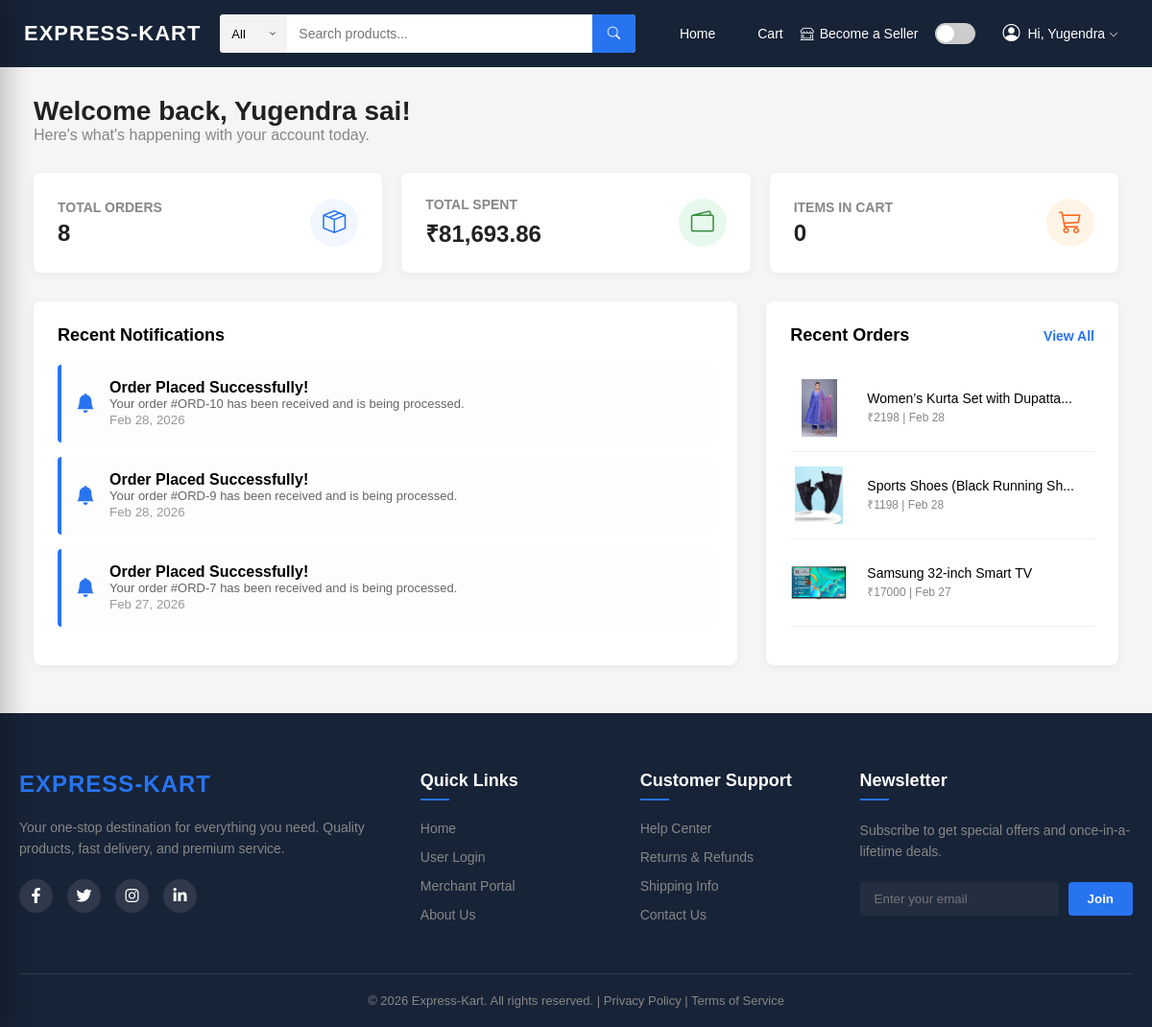
Page /user-dashboard (signed in) on the earlier database version.
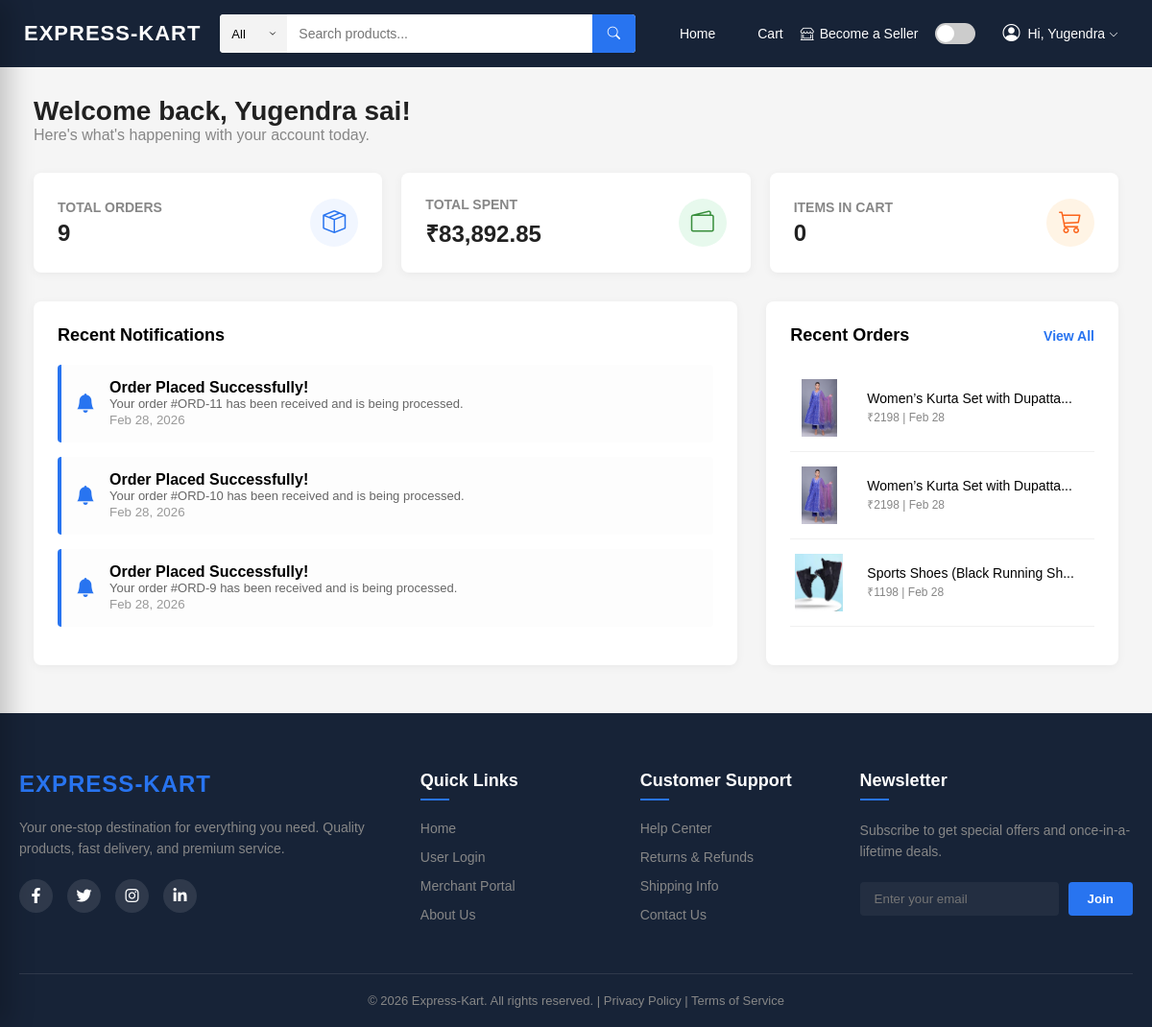
Same page on the later database version.
### tables this page shows
CREATE TABLE orders (
        order_id INTEGER PRIMARY KEY AUTOINCREMENT,
        user_id INTEGER,
        razorpay_order_id TEXT,
        razorpay_payment_id TEXT,
        amount REAL,
        payment_status TEXT,
        created_at DATETIME DEFAULT CURRENT_TIMESTAMP, address TEXT,
        FOREIGN KEY (user_id) REFERENCES users (user_id)
    );

### app.py (the view)
@app.route('/user-dashboard')
def user_dashboard():
    if 'user_id' not in session:
        flash("Please login first!", "danger")
        return redirect('/user-login')
    conn = get_db_connection()
    cursor = conn.cursor()
    cursor.execute("SELECT COUNT(*) FROM orders WHERE user_id=?", (session['user_id'],))
    order_count = cursor.fetchone()[0]
    cursor.execute("SELECT SUM(amount) FROM orders WHERE user_id=?", (session['user_id'],))
    total_spent = cursor.fetchone()[0] or 0
    cursor.execute("""
        SELECT o.*,
            (SELECT p.name FROM order_items oi
             JOIN products p ON oi.product_id = p.product_id
             WHERE oi.order_id = o.order_id LIMIT 1) as product_name,
            (SELECT p.image FROM order_items oi
             JOIN products p ON oi.product_id = p.product_id
             WHERE oi.order_id = o.order_id LIMIT 1) as product_image
        FROM orders o
        WHERE o.user_id = ?
        ORDER BY o.created_at DESC
        LIMIT 3
    """, (session['user_id'],))
    recent_orders = cursor.fetchall()
    cursor.close()
    conn.close()
    return render_template("user/user_dashboard.html",
                           user_name=session['user_name'],
                           order_count=order_count,
                           total_spent=total_spent,
                           recent_orders=recent_orders)

### app.py (called while the page is built)
def get_db_connection():
    conn = sqlite3.connect(config.DB_PATH)
    conn.row_factory = sqlite3.Row
    return conn

@app.template_filter('strftime')
def strftime_filter(date_str, format='%b %d, %Y'):
    if not date_str:
        return ""
    if isinstance(date_str, str):
        try:
            from datetime import datetime
            dt = datetime.strptime(date_str, '%Y-%m-%d %H:%M:%S')
            return dt.strftime(format)
        except Exception:
            return date_str
    return date_str.strftime(format)

### templates/user/user_dashboard.html (shortened to what this page needs)
{% extends 'base.html' %}
{% block content %}
<div class="ud-container">
  <div class="ud-header">
    <h1 class="ud-welcome">Welcome back, {{ user_name }}!</h1>
    <p style="color: #878787;">Here's what's happening with your account today.</p>
  </div>
  <div class="ud-stats-grid">
    <div class="ud-stat-card">
      <div class="ud-stat-info">
        <h3>Total Orders</h3>
        <div class="value">{{ order_count }}</div>
      </div>
      <div class="ud-stat-icon">
        <i class="bi bi-box-seam"></i>
      </div>
    </div>
    <div class="ud-stat-card">
      <div class="ud-stat-info">
        <h3>Total Spent</h3>
        <div class="value">₹{{ "{:,.2f}".format(total_spent) }}</div>
      </div>
      <div class="ud-stat-icon" style="background: #e7f9ed; color: #388e3c;">
        <i class="bi bi-wallet2"></i>
      </div>
    </div>
    <div class="ud-stat-card">
      <div class="ud-stat-info">
        <h3>Items in Cart</h3>
        <div class="value">{{ session.get('cart', {})|length }}</div>
      </div>
      <div class="ud-stat-icon" style="background: #fff4e5; color: #fb641b;">
        <i class="bi bi-cart3"></i>
      </div>
    </div>
  </div>
  <div class="ud-content-grid">
    <div class="ud-card">
      <h2 class="ud-card-title">Recent Notifications</h2>
      {% if recent_orders %}
      {% for order in recent_orders %}
      <div class="ud-notification">
        <i class="bi bi-bell-fill"></i>
        <div>
          <strong>Order Placed Successfully!</strong>
          <p style="margin: 0; font-size: 13px; color: #666;">Your order #ORD-{{ order.order_id }} has been received and
            is being processed.</p>
          <small style="color: #999;">{{ order.created_at | strftime }}</small>
        </div>
      </div>
      {% endfor %}
      {% else %}
      <div style="text-align: center; padding: 40px 0; color: #878787;">
        <i class="bi bi-info-circle" style="font-size: 40px; display: block; margin-bottom: 10px;"></i>
        No recent notifications.
      </div>
      {% endif %}
    </div>
    <div class="ud-card">
      <div class="ud-card-title">
        Recent Orders
        <a href="/user/my-orders">View All</a>
      </div>
      {% for order in recent_orders %}
      <a href="/user/order-success/{{ order.order_id }}" class="ud-order-row">
        <img src="/static/uploads/product_images/{{ order.product_image }}" class="ud-order-img">
        <div class="ud-order-info">
          <h4>{{ order.product_name[:30] }}{{ '...' if order.product_name|length > 30 }}</h4>
          <p>₹{{ order.amount|int }} | {{ order.created_at | strftime('%b %d') }}</p>
        </div>
      </a>
      {% endfor %}
    </div>
  </div>
</div>
{% endblock %}

### templates/base.html (shortened to what this page needs)
<!DOCTYPE html>
<html lang="en">
<head>
    <link rel="stylesheet" href="https://cdnjs.cloudflare.com/ajax/libs/font-awesome/6.4.0/css/all.min.css">
    <link rel="stylesheet" href="{{ url_for('static', filename='style.css') }}?v=1.2">
    <link rel="stylesheet" href="{{ url_for('static', filename='auth.css') }}?v=2.0">
    <link rel="stylesheet" href="https://cdn.jsdelivr.net/npm/bootstrap-icons@1.13.1/font/bootstrap-icons.min.css">
</head>
<body class="{% if request.path.startswith('/merchant/') %}merchant-body{% endif %}">
    {% if request.path.startswith('/merchant/') or request.path == '/merchant-login' or request.path ==
    '/merchant-signup' %}
    {% include 'merchant_navbar.html' %}
    {% else %}
    {% include 'navbar.html' %}
    {% endif %}
    <div class="container">
        {% block content %}{% endblock %}
    </div>
    {% include 'footer.html' %}
</body>
</html>

### templates/navbar.html (shortened to what this page needs)
<nav class="navbar">
    <div class="nav-left">
        <a href="/" class="logo">EXPRESS-KART</a>
    </div>
    <form action="/user/products" method="GET" class="nav-search main-search">
        <select name="category" class="search-category">
            <option value="">All</option>
        </select>
        <input type="text" id="mainSearchInput" name="search" placeholder="Search products..."
            value="{{ request.args.get('search','') }}">
        <button type="submit">
            <i class="bi bi-search"></i>
        </button>
    </form>
    <div class="nav-right desktop-only">
        <a href="/" class="nav-link">
            <span class="icon-wrap">
                <lord-icon src="https://cdn.lordicon.com/jeuxydnh.json" trigger="hover" colors="primary:#ffffff"
                    style="width:22px;height:22px">
                </lord-icon>
            </span>
            <span>Home</span>
        </a>
        <a href="/user/cart" class="nav-link">
            <span class="icon-wrap">
                <lord-icon src="https://cdn.lordicon.com/uisoczqi.json" trigger="hover" colors="primary:#ffffff"
                    style="width:22px;height:22px">
                </lord-icon>
            </span>
            <span>Cart</span>
        </a>
        {% if not session.get('super_id') %}
        <a href="/merchant-login" class="nav-link">
            <i class="bi bi-shop-window"></i>
            <span>Become a Seller</span>
        </a>
        {% endif %}
        <div class="theme-toggle">
            <label class="switch">
                <span class="slider"></span>
            </label>
        </div>
        {% if session.get('user_id') %}
        <div class="nav-user-dropdown">
            <a href="/user/profile" class="nav-user"
                style="text-decoration: none; display: flex; align-items: center; gap: 8px;">
                <i class="bi bi-person-circle nav-icon"></i>
                {% set display_name = session.get('user_name', '').split(' ')[0] %}
                <span>Hi, {{ display_name }} <i class="bi bi-chevron-down" style="font-size: 10px;"></i></span>
            </a>
        </div>
        {% else %}
        <a href="/user-login" class="btn-login">Login</a>
        {% endif %}
    </div>
</nav>

### templates/footer.html (shortened to what this page needs)
<footer class="main-footer">
    <div class="footer-container">
        <div class="footer-grid">
            <div class="footer-section">
                <h3>Express-Kart</h3>
                <p>Your one-stop destination for everything you need. Quality products, fast delivery, and premium
                    service.</p>
                <div class="social-links">
                    <a href="#"><i class="fab fa-facebook-f"></i></a>
                    <a href="#"><i class="fab fa-twitter"></i></a>
                    <a href="#"><i class="fab fa-instagram"></i></a>
                    <a href="#"><i class="fab fa-linkedin-in"></i></a>
                </div>
            </div>
            <div class="footer-section">
                <h4>Quick Links</h4>
                <ul>
                    <li><a href="/">Home</a></li>
                    <li><a href="/user-login">User Login</a></li>
                    <li><a href="/merchant-login">Merchant Portal</a></li>
                    <li><a href="#">About Us</a></li>
                </ul>
            </div>
            <div class="footer-section">
                <h4>Customer Support</h4>
                <ul>
                    <li><a href="#">Help Center</a></li>
                    <li><a href="#">Returns & Refunds</a></li>
                    <li><a href="#">Shipping Info</a></li>
                    <li><a href="#">Contact Us</a></li>
                </ul>
            </div>
            <div class="footer-section">
                <h4>Newsletter</h4>
                <p>Subscribe to get special offers and once-in-a-lifetime deals.</p>
                <div class="subscribe-form">
                    <input type="email" placeholder="Enter your email">
                    <button>Join</button>
                </div>
            </div>
        </div>
        <div class="footer-bottom">
            <p>&copy; 2026 Express-Kart. All rights reserved. | <a href="#">Privacy Policy</a> | <a href="#">Terms of
                    Service</a></p>
        </div>
    </div>
</footer>

### static/style.css (style rules this page uses)
* { margin: 0; padding: 0; box-sizing: border-box; }
body { font-family: Arial, sans-serif; background: #f5f5f5; color: #000; transition: 0.3s; }
.navbar { width: 100%; min-height: 70px; background: #172337; display: grid; grid-template-columns: auto 1fr auto; align-items: center; gap: 20px; padding: 10px 25px; position: sticky; top: 0; z-index: 1000; }
.nav-left .logo { color: white; font-size: 22px; font-weight: bold; text-decoration: none; letter-spacing: 1px; }
.main-search { width: 100%; max-width: 700px; margin: 0 auto; height: 40px; display: flex; align-items: center; background: #fff; border-radius: 4px; overflow: hidden; box-shadow: 0 1px 2px 0 rgba(0, 0, 0, 0.1); }
.search-category { height: 40px !important; width: auto; min-width: 70px; padding: 0 30px 0 12px; border: none !important; outline: none !important; -webkit-appearance: none; appearance: none; font-size: 13px; cursor: pointer; border-right: 1px solid #e0e0e0; margin: 0; box-sizing: border-box; display: inline-flex; align-items: center; }
.main-search input { height: 40px !important; flex: 1; padding: 0 12px; border: none !important; outline: none !important; font-size: 14px; background: #fff; margin: 0; box-sizing: border-box; }
.main-search button { height: 40px !important; width: 45px; border: none !important; background: #2874f0; color: white; cursor: pointer; display: flex; align-items: center; justify-content: center; margin: 0; box-sizing: border-box; }
.nav-right { display: flex; align-items: center; gap: 18px; }
.nav-link, .nav-user { display: flex; align-items: center; gap: 6px; text-decoration: none; color: white; font-size: 14px; }
.nav-icon { font-size: 18px; }
.icon-wrap { width: 20px; height: 20px; display: flex; align-items: center; justify-content: center; }
.nav-user-dropdown { position: relative; cursor: pointer; padding: 5px 10px; border-radius: 4px; transition: 0.2s; }
.theme-toggle { display: flex; align-items: center; }
.switch { position: relative; width: 42px; height: 22px; }
.slider { position: absolute; top: 0; right: 0; bottom: 0; left: 0; background: #ccc; border-radius: 25px; cursor: pointer; transition: 0.3s; }
.slider::before { content: ""; position: absolute; height: 18px; width: 18px; background: white; border-radius: 50%; top: 2px; left: 2px; transition: 0.3s; }
.ud-container { max-width: 1200px; margin: 30px auto; padding: 0 20px; }
.ud-header { margin-bottom: 30px; }
.ud-welcome { font-size: 28px; font-weight: 600; color: #212121; }
.ud-stats-grid { display: grid; grid-template-columns: repeat(auto-fit, minmax(250px, 1fr)); gap: 20px; margin-bottom: 30px; }
.ud-stat-card { background: #fff; padding: 25px; border-radius: 8px; box-shadow: 0 2px 10px rgba(0, 0, 0, 0.05); display: flex; align-items: center; justify-content: space-between; }
.ud-stat-info h3 { font-size: 14px; color: #878787; text-transform: uppercase; margin-bottom: 5px; }
.ud-stat-info .value { font-size: 24px; font-weight: 700; color: #212121; }
.ud-stat-icon { width: 50px; height: 50px; background: #f1f6ff; border-radius: 50%; display: flex; align-items: center; justify-content: center; color: #2874f0; font-size: 24px; }
.ud-content-grid { display: grid; grid-template-columns: 2fr 1fr; gap: 30px; }
.ud-card { background: #fff; border-radius: 8px; box-shadow: 0 2px 10px rgba(0, 0, 0, 0.05); padding: 25px; min-height: 200px; }
.ud-card-title { font-size: 18px; font-weight: 600; margin-bottom: 20px; display: flex; align-items: center; justify-content: space-between; }
.ud-card-title a { font-size: 14px; color: #2874f0; text-decoration: none; }
.ud-notification { padding: 15px; border-radius: 4px; background: #fdfdfd; border-left: 4px solid #2874f0; margin-bottom: 15px; display: flex; align-items: center; gap: 15px; }
.ud-notification i { font-size: 20px; color: #2874f0; }
.ud-order-row { display: flex; align-items: center; gap: 20px; padding: 15px 0; border-bottom: 1px solid #f0f0f0; text-decoration: none; color: inherit; }
.ud-order-img { width: 60px; height: 60px; object-fit: contain; }
.ud-order-info h4 { font-size: 14px; font-weight: 500; margin-bottom: 3px; }
.ud-order-info p { font-size: 12px; color: #878787; }
.container { width: 100%; max-width: 1248px; margin: 0 auto; padding: 0 15px; box-sizing: border-box; }

Differences in the rows shown:
no longer on this page (row unchanged): orders: order_id "7", created_at|strftime "Feb 27, 2026", shows a picture, product_name "Samsung 32-inch Smart TV", amount "17000", created_at|strftime "Feb 27"
added orders: order_id "11", created_at|strftime "Feb 28, 2026", product_name "Women’s Kurta Set with Dupatta", product_name "...", amount "2198", created_at|strftime "Feb 28"
Other differences:
{{ order_count }}: "8" → "9"
{{ "{:,.2f}".format(total_spent) }}: "81,693.86" → "83,892.85"
